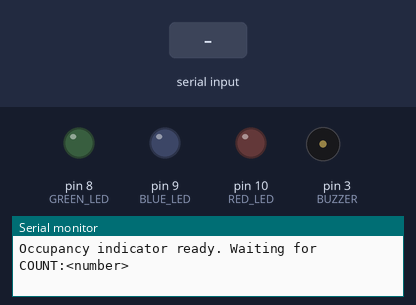
The sketch below on a simulated Arduino Uno, built with avr-gcc and run on an emulated ATmega328P. Shown: output pins drawn as LEDs (lit = HIGH), buzzer (waves = sounding, pin HIGH), the last lines printed to the serial monitor. Dashed ring = blinking. Inputs (shaded band) come from the test bench.

Above: at 1.2 s.
1.3 s: "COUNT:5\n" received over Serial
At 2.0 s:
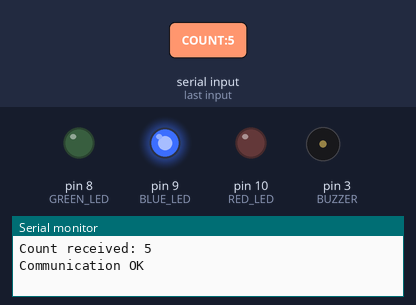
2.8 s: "90,45\n" received over Serial
At 8.55 s:
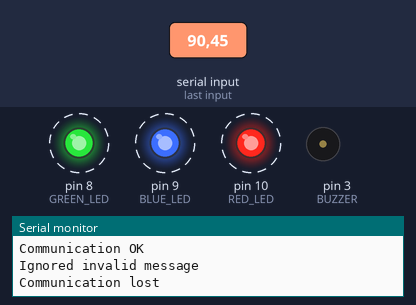
Timing chart, 0 to 10.3 s (numbered marks = the images above; inputs shaded):
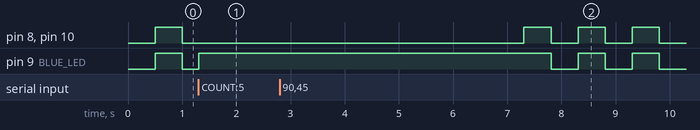

The sketch:

occupancy_indicator.ino
```cpp
/*
  Occupancy indicator for the Arduino UNO WiFi Rev2
  --------------------------------------------------
  Receives lines such as "COUNT:5" over USB serial from the Mac and shows
  the occupancy level with LEDs and a short warning beep.

    count <  LOW_THRESHOLD                     -> GREEN
    LOW_THRESHOLD <= count < MEDIUM_THRESHOLD  -> BLUE
    count >= MEDIUM_THRESHOLD                  -> RED
    count >= MAX_CAPACITY                      -> RED + one short beep
                                                  (again for each new person)
    no valid message for COMM_TIMEOUT_MS       -> all LEDs blink (lost link)

  Wiring (each LED needs its own 220-330 ohm resistor in series):
    pin 10 -> resistor -> RED   LED anode (long leg), cathode -> GND
    pin  9 -> resistor -> BLUE  LED anode,            cathode -> GND
    pin  8 -> resistor -> GREEN LED anode,            cathode -> GND
    pin  3 -> buzzer (+), buzzer (-) -> GND

  Keep these thresholds in sync with config.json on the Mac.
  No delay() is used: everything is timed with millis().
*/

// ------------------------------------------------------------ pins
const uint8_t RED_LED   = 10;
const uint8_t BLUE_LED  = 9;
const uint8_t GREEN_LED = 8;
const uint8_t BUZZER    = 3;

// ------------------------------------------------- settings (edit me)
const unsigned long BAUD_RATE         = 9600;   // must match config.json
const int  LOW_THRESHOLD              = 5;      // below this: green
const int  MEDIUM_THRESHOLD           = 10;     // at/above this: red
const int  MAX_CAPACITY               = 15;     // at/above this: red + beep
const unsigned long COMM_TIMEOUT_MS   = 6000;   // no valid message for this long = lost
const unsigned long LOST_BLINK_MS     = 500;    // blink period while link is lost
const unsigned long BEEP_DURATION_MS  = 200;    // length of the warning beep
const unsigned int  BEEP_FREQUENCY_HZ = 2000;   // used for a passive buzzer
const bool BUZZER_IS_PASSIVE          = true;   // false = active buzzer (plain on/off)
const unsigned long INVALID_PRINT_GAP_MS = 1000; // limit "invalid message" printouts

// ------------------------------------------------------------ state
const uint8_t BUFFER_SIZE = 16;
char lineBuffer[BUFFER_SIZE];
uint8_t lineLength = 0;
bool lineOverflow = false;

int  currentCount = -1;              // -1 = nothing received yet
bool haveValidMessage = false;
bool linkLost = true;                // start as "waiting for the Mac"
unsigned long lastValidMs = 0;
unsigned long lastInvalidPrintMs = 0;

bool beepActive = false;
unsigned long beepStartMs = 0;

unsigned long lastBlinkMs = 0;
bool blinkOn = false;

// ----------------------------------------------------------- helpers
void setLeds(bool red, bool blue, bool green) {
  digitalWrite(RED_LED,   red   ? HIGH : LOW);
  digitalWrite(BLUE_LED,  blue  ? HIGH : LOW);
  digitalWrite(GREEN_LED, green ? HIGH : LOW);
}

void startBeep(unsigned long now) {
  beepActive = true;
  beepStartMs = now;
  if (BUZZER_IS_PASSIVE) {
    tone(BUZZER, BEEP_FREQUENCY_HZ);
  } else {
    digitalWrite(BUZZER, HIGH);
  }
}

void updateBuzzer(unsigned long now) {
  if (beepActive && (now - beepStartMs >= BEEP_DURATION_MS)) {
    beepActive = false;
    if (BUZZER_IS_PASSIVE) {
      noTone(BUZZER);
    } else {
      digitalWrite(BUZZER, LOW);
    }
  }
}

// Accepts exactly "COUNT:" followed by 1-4 digits.  Anything else is invalid.
// This matches parse_count_message() in src/serial_manager.py.
bool parseCount(const char *line, int &countOut) {
  const char prefix[] = "COUNT:";
  const uint8_t prefixLen = 6;
  if (strncmp(line, prefix, prefixLen) != 0) {
    return false;
  }
  const char *digits = line + prefixLen;
  size_t len = strlen(digits);
  if (len < 1 || len > 4) {
    return false;
  }
  int value = 0;
  for (size_t i = 0; i < len; i++) {
    if (digits[i] < '0' || digits[i] > '9') {
      return false;
    }
    value = value * 10 + (digits[i] - '0');
  }
  countOut = value;
  return true;
}

void handleLine(unsigned long now) {
  lineBuffer[lineLength] = '\0';
  int count;
  if (parseCount(lineBuffer, count)) {
    lastValidMs = now;                       // every valid line acts as a heartbeat
    haveValidMessage = true;
    if (count != currentCount) {
      int previous = currentCount;
      currentCount = count;
      Serial.print("Count received: ");
      Serial.println(currentCount);
      // Beep when someone arrives while at/over capacity.
      if (count >= MAX_CAPACITY && count > previous) {
        startBeep(now);
      }
    }
  } else if (now - lastInvalidPrintMs >= INVALID_PRINT_GAP_MS) {
    lastInvalidPrintMs = now;
    Serial.println("Ignored invalid message");
  }
}

// Reads whatever bytes are waiting, without ever blocking.
void readSerial(unsigned long now) {
  while (Serial.available() > 0) {
    char c = (char)Serial.read();
    if (c == '\n') {
      if (!lineOverflow && lineLength > 0) {
        handleLine(now);
      }
      lineLength = 0;
      lineOverflow = false;
    } else if (c == '\r') {
      // ignore carriage returns
    } else if (lineLength < BUFFER_SIZE - 1) {
      lineBuffer[lineLength++] = c;
    } else {
      lineOverflow = true;                   // too long: discard until newline
    }
  }
}

void updateLeds(unsigned long now) {
  bool lostNow = !haveValidMessage || (now - lastValidMs > COMM_TIMEOUT_MS);
  if (lostNow != linkLost) {
    linkLost = lostNow;
    Serial.println(linkLost ? "Communication lost" : "Communication OK");
  }

  if (linkLost) {
    // Blink all three LEDs together so it is obvious something is wrong.
    if (now - lastBlinkMs >= LOST_BLINK_MS) {
      lastBlinkMs = now;
      blinkOn = !blinkOn;
    }
    setLeds(blinkOn, blinkOn, blinkOn);
    return;
  }

  if (currentCount >= MEDIUM_THRESHOLD) {
    setLeds(true, false, false);             // red (also at maximum capacity)
  } else if (currentCount >= LOW_THRESHOLD) {
    setLeds(false, true, false);             // blue
  } else {
    setLeds(false, false, true);             // green
  }
}

// ------------------------------------------------------------ Arduino
void setup() {
  pinMode(RED_LED, OUTPUT);
  pinMode(BLUE_LED, OUTPUT);
  pinMode(GREEN_LED, OUTPUT);
  pinMode(BUZZER, OUTPUT);
  setLeds(false, false, false);
  digitalWrite(BUZZER, LOW);

  Serial.begin(BAUD_RATE);                   // do not wait for the Serial Monitor
  Serial.println("Occupancy indicator ready. Waiting for COUNT:<number>");
}

void loop() {
  unsigned long now = millis();
  readSerial(now);
  updateLeds(now);
  updateBuzzer(now);
}
```

Measured:
- after the input at 1.3 s, pin 8 (GREEN_LED), pin 10 (RED_LED): stays LOW (without the input it goes to HIGH after 0.20 s)
